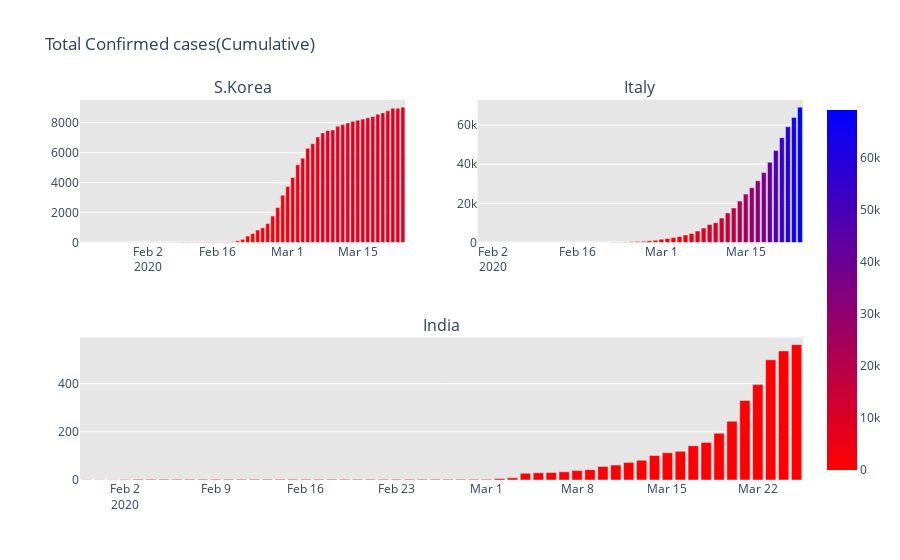

Notebook code for this chart:
### Code cell
from plotly.subplots import make_subplots
fig = make_subplots(
    rows=2, cols=2,
    specs=[[{}, {}],
           [{"colspan": 2}, None]],
    subplot_titles=("S.Korea","Italy", "India","Wuhan"))
fig.add_trace(go.Bar(x=dbd_Korea['Date'], y=dbd_Korea['Total Cases'],
                    marker=dict(color=dbd_Korea['Total Cases'], coloraxis="coloraxis")),1, 1)
fig.add_trace(go.Bar(x=dbd_Italy['Date'], y=dbd_Italy['Total Cases'],
                    marker=dict(color=dbd_Italy['Total Cases'], coloraxis="coloraxis")),1, 2)
fig.add_trace(go.Bar(x=dbd_India['Date'], y=dbd_India['Total Cases'],
                    marker=dict(color=dbd_India['Total Cases'], coloraxis="coloraxis")),2, 1)
# fig.add_trace(go.Bar(x=dbd_Wuhan['Date'], y=dbd_Wuhan['Total Cases'],
#                     marker=dict(color=dbd_Wuhan['Total Cases'], coloraxis="coloraxis")),2, 2)
fig.update_layout(coloraxis=dict(colorscale='Bluered_r'), showlegend=False,title_text="Total Confirmed cases(Cumulative)")
fig.update_layout(plot_bgcolor='rgb(230, 230, 230)')
fig.show()
